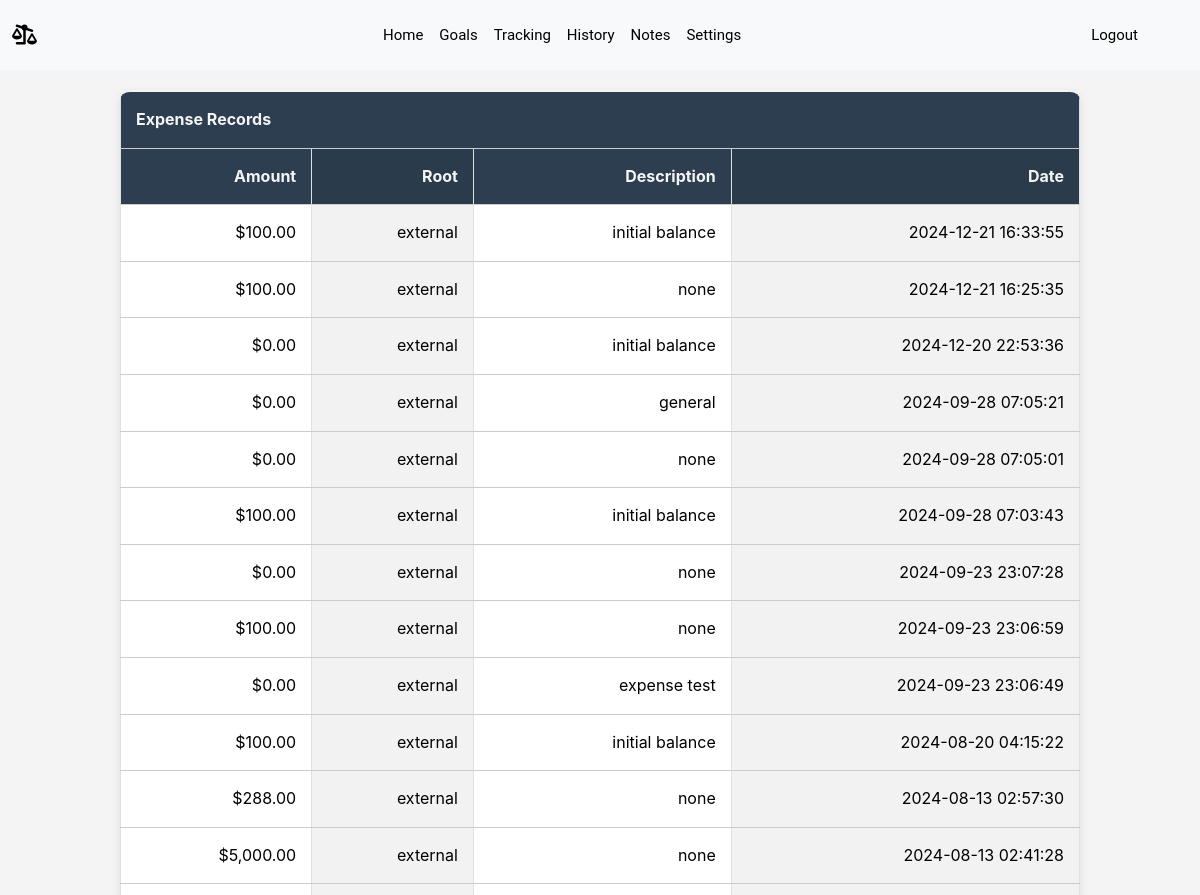
Before: /expense_history (signed in, upper part) with the older database file.
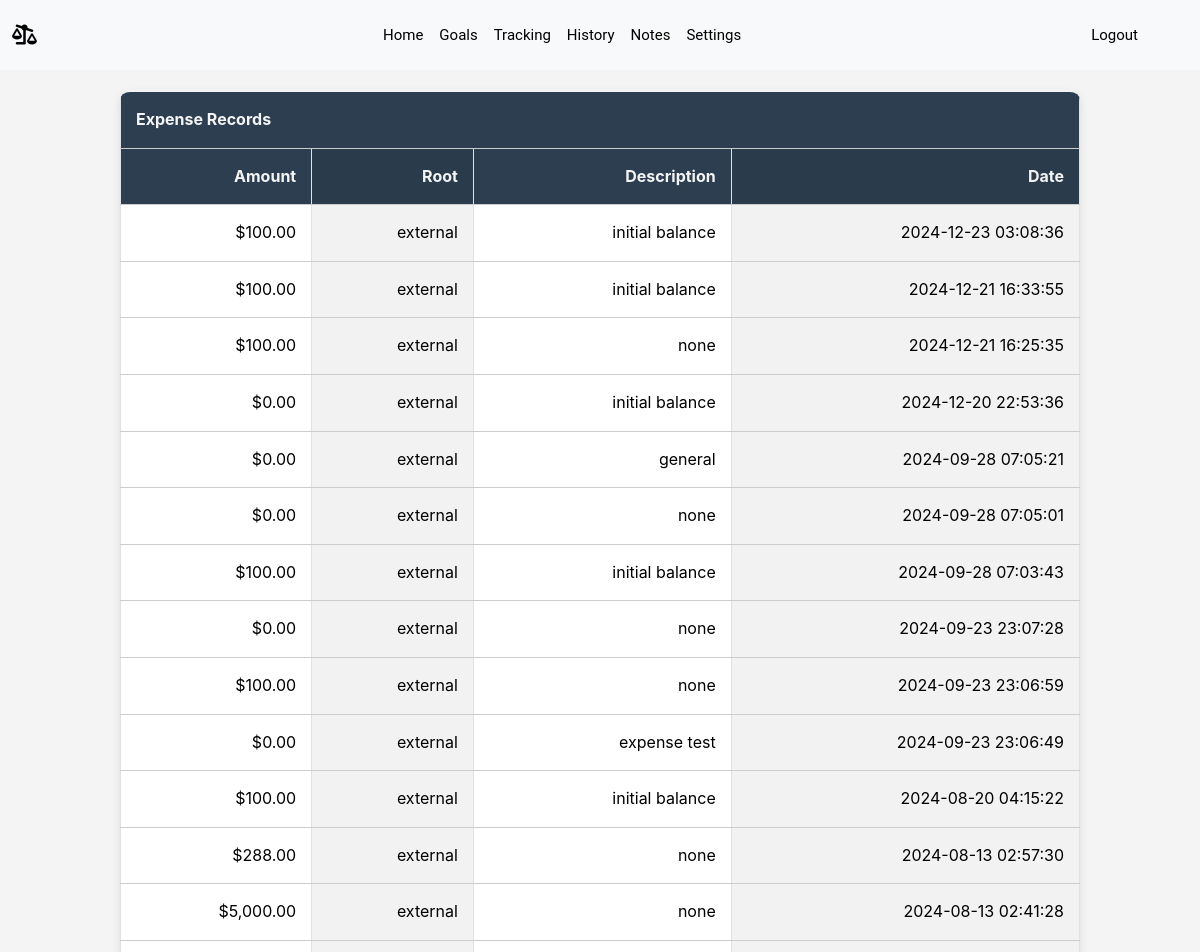
After: the same page with the newer database file.
### models.py (models this page shows)
class Expense(db.Model):
    id = db.Column(db.Integer, primary_key=True)
    user_id = db.Column(db.Integer, db.ForeignKey('user.id'), nullable=False)
    amount = db.Column(db.Numeric(precision=10, scale=2), nullable=False, default="0")
    description = db.Column(db.String(200))
    root = db.Column(db.String(120))
    tag = db.Column(db.String(30))
    timestamp = db.Column(db.DateTime, nullable=False, default=db.func.current_timestamp())

### app.py (the view)
@app.route('/expense_history', methods=["GET", "POST"])
@login_required
def expense_history():
    expense_records = Expense.query.all()
    expense_records_data = []
    for record in expense_records:
        expense_records_data.append({
            "tag": record.tag,
            "amount": record.amount,
            "root": record.root,
            "description": record.description,
            "timestamp": record.timestamp
        })
    return render_template("expense_history.html", expense_records_data=expense_records_data)

### helpers.py (called while the page is built)
def login_required(f):
    @wraps(f)
    def decorated_function(*args, **kwargs):
        if session.get("user_id") is None:
            return redirect("/login")
        return f(*args, **kwargs)
    return decorated_function

def usd(value):
    if not value:
        value = 0
    if value < 0:
        return "-${:,.2f}".format(abs(value))
    else:
        return "${:,.2f}".format(value)

### templates/expense_history.html
{% extends "layout.html" %}
{% block body %}
<main>
    {% set reversed_expense = expense_records_data|reverse %}
        <table class="table table-group-divider table-bordered table-striped-columns">
            <thead>
                <th colspan="4" class="text-start center">Expense Records</th>
            </thead>
            <tbody>
                <tr>
                    <th class="text-end">Amount</th>
                    <th class="text-end">Root</th>
                    <th class="text-end">Description</th>
                    <th class="text-end">Date</th>
                </tr>
                {% for record in reversed_expense %}
                    <tr>
                        <td class="text-end">{{ record.amount|usd }}</td>
                        <td class="text-end">{{ record.root }}</td>
                        <td class="text-end">{{ record.description }}</td>
                        <td class="text-end">{{ record.timestamp }}</td>
                    </tr>
                {% endfor %}
            </tbody>
        </table>
    </main>
    {% endblock %}

Changed rows visible on the page:
added Expense: amount "$100.00", root "external", description "initial balance", timestamp "2024-12-23 03:08:36"
